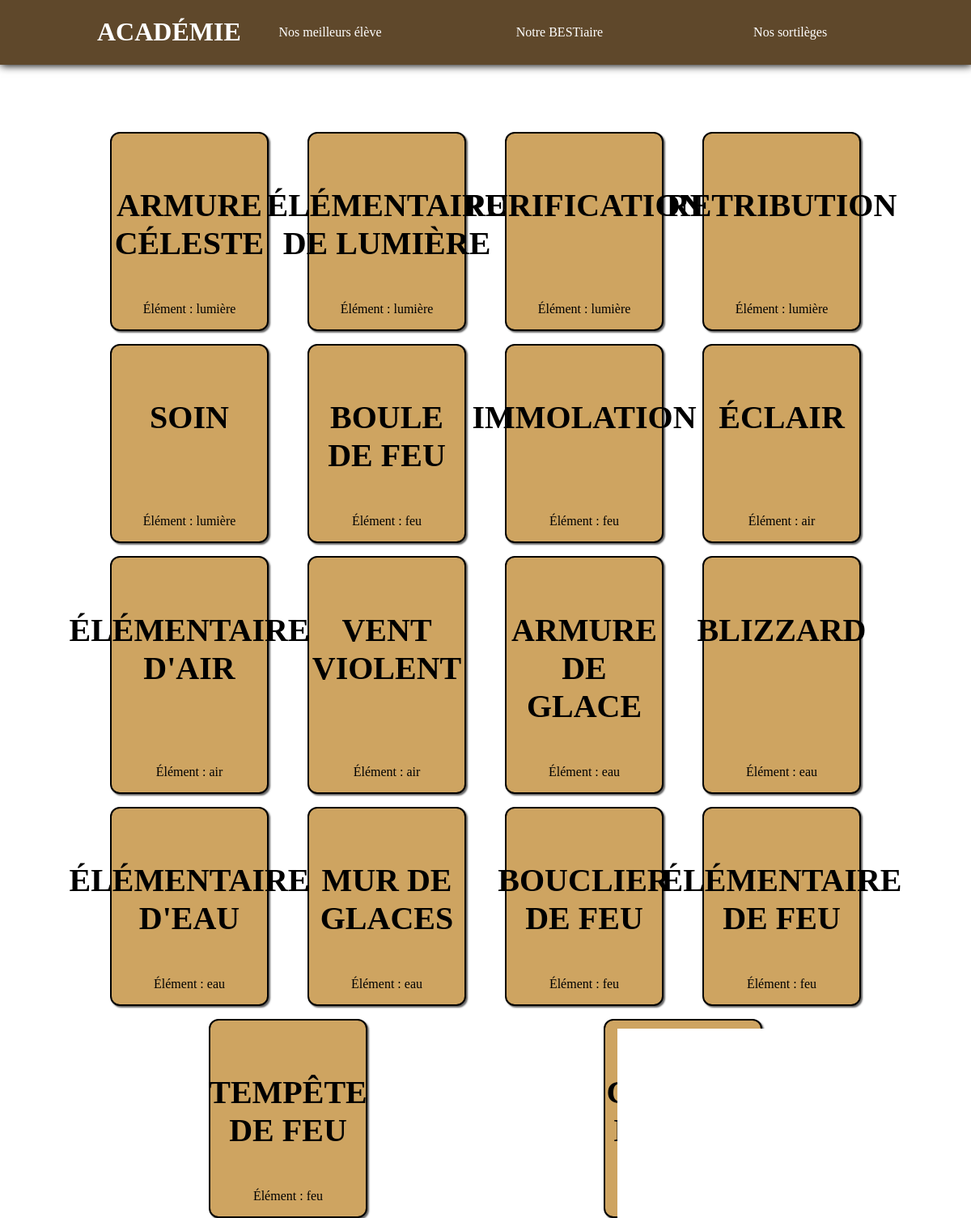
The app's page /codex.php with its own data.
### tables this page shows
CREATE TABLE `codex` (
  `id_codex` int NOT NULL,
  `nom` varchar(255) NOT NULL,
  `element` int NOT NULL,
  `id_createur` int NOT NULL
);

CREATE TABLE `element` (
  `id_element` int NOT NULL,
  `element` varchar(255) NOT NULL
);

### codex.php (the view, shortened to what this page needs)
<?php include "init.php"; ?>
<?php
$requestCodex = $bdd->prepare('
    SELECT codex.id_codex, codex.nom, codex.element, codex.id_createur,
           element.element AS nom_element, images.nom_fichier
    FROM codex
    INNER JOIN element ON codex.element = element.id_element
    LEFT JOIN images ON codex.id_codex = images.id_codex
');
$requestCodex->execute();
?>
<!DOCTYPE html>
<html lang="fr">
<head>
    <link rel="stylesheet" href="assets/css/style.css">
</head>
<body>
<?php include "header.php"; ?>
<main>
    <div class="container">
    </div>
    <div class="container" id="sort">
        <?php while ($data = $requestCodex->fetch()): ?>
            <div class="container">
                <h2><?= html_entity_decode($data['nom']) ?></h2>
                <p>Élément : <?= htmlspecialchars($data['nom_element']) ?></p>
            </div>
        <?php endwhile; ?>
    </div>
</main>
</body>
</html>

### assets/css/style.css (style rules this page uses)
body { margin: 0; padding: 0; background-image: url("../img/OIP.jpg"); background-size: cover; background-position: center; }
.container { width: 80%; margin: 0 auto; padding: 0; }
h2 { font-size: 40px; }
main .container { padding-top: 2em; }
main #sort { display: flex; justify-content: center; flex-wrap: wrap; gap: 2vh; }
main #sort .container { border: 2px solid black; width: 20%; box-shadow: 2px 2px 2px rgb(102, 102, 102); display: flex; align-items: center; flex-direction: column; background-color: rgb(206, 164, 97); border-radius: 12px; justify-content: space-between; }
main #sort .container h2 { text-transform: uppercase; text-align: center; }
main #sort .container p { text-align: center; }

### records on screen
codex: nom "ARMURE CÉLESTE", element.element "lumière"
codex: nom "ÉLÉMENTAIRE DE LUMIÈRE", element.element "lumière"
codex: nom "PURIFICATION", element.element "lumière"
codex: nom "RETRIBUTION", element.element "lumière"
codex: nom "SOIN", element.element "lumière"
codex: nom "BOULE DE FEU", element.element "feu"
codex: nom "IMMOLATION", element.element "feu"
codex: nom "ÉCLAIR", element.element "air"
codex: nom "ÉLÉMENTAIRE D'AIR", element.element "air"
codex: nom "VENT VIOLENT", element.element "air"
codex: nom "ARMURE DE GLACE", element.element "eau"
codex: nom "BLIZZARD", element.element "eau"
codex: nom "ÉLÉMENTAIRE D'EAU", element.element "eau"
codex: nom "MUR DE GLACES", element.element "eau"
codex: nom "BOUCLIER DE FEU", element.element "feu"
codex: nom "ÉLÉMENTAIRE DE FEU", element.element "feu"
codex: nom "TEMPÊTE DE FEU", element.element "feu"
codex: nom "CERCLES D'HIVER"
